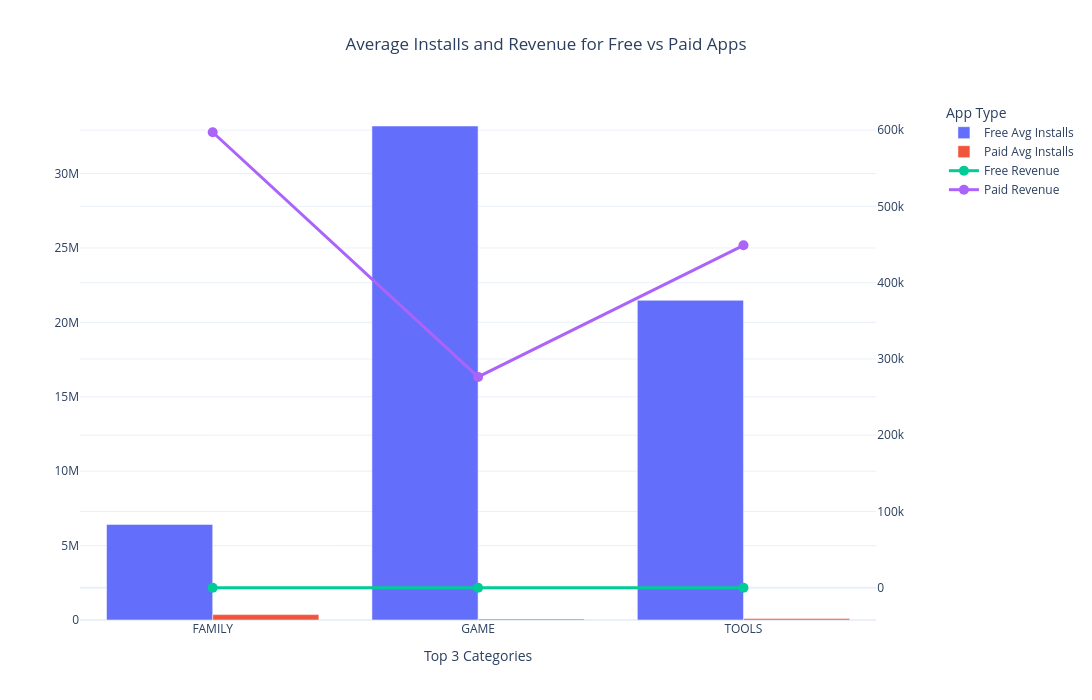

Source (notebook cell):
### Code cell
fig.update_layout(
    title={
        "text": "Average Installs and Revenue for Free vs Paid Apps",
        "x": 0.5
    },
    xaxis_title="Top 3 Categories",
    legend_title="App Type",
    template="plotly_white",
    hovermode="x unified",
    width=1400,
    height=700,
    legend=dict(
        x=1.02,
        y=1
    )
)

### Figure 1 — Plotly figure (JSON) as saved in the notebook; plotly's stock layout.template omitted (floating-point values rounded to 4 significant figures)
{"data": [{"name": "Free Avg Installs", "type": "bar", "x": ["FAMILY", "GAME", "TOOLS"], "xaxis": "x", "y": [6424000.0, 33190000.0, 21480000.0], "yaxis": "y"}, {"name": "Paid Avg Installs", "type": "bar", "x": ["FAMILY", "GAME", "TOOLS"], "xaxis": "x", "y": [361700.0, 67140.0, 100000.0], "yaxis": "y"}, {"line": {"width": 3}, "marker": {"size": 10}, "mode": "lines+markers", "name": "Free Revenue", "type": "scatter", "x": ["FAMILY", "GAME", "TOOLS"], "xaxis": "x", "y": [0.0, 0.0, 0.0], "yaxis": "y2"}, {"line": {"width": 3}, "marker": {"size": 10}, "mode": "lines+markers", "name": "Paid Revenue", "type": "scatter", "x": ["FAMILY", "GAME", "TOOLS"], "xaxis": "x", "y": [597200.0, 276500.0, 449000.0], "yaxis": "y2"}], "layout": {"height": 700, "hovermode": "x unified", "legend": {"title": {"text": "App Type"}, "x": 1.02, "y": 1}, "title": {"text": "Average Installs and Revenue for Free vs Paid Apps", "x": 0.5}, "width": 1400, "xaxis": {"anchor": "y", "domain": [0, 0.94], "title": {"text": "Top 3 Categories"}}, "yaxis": {"anchor": "x", "domain": [0, 1]}, "yaxis2": {"anchor": "x", "overlaying": "y", "side": "right"}}}
